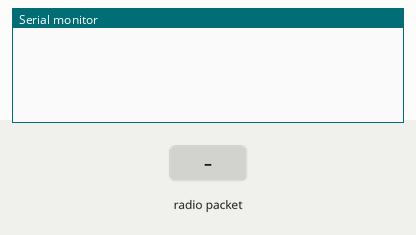
Recording of a sketch running on a simulated Arduino Uno, built with avr-gcc and run on an emulated ATmega328P. On the bench: the last lines printed to the serial monitor. The test bench sets the inputs (shaded band). No radio packets arrive unless stated.

Above: at 2.2 s.
2.3 s: radio packet "1" arrives
At 3.4 s:
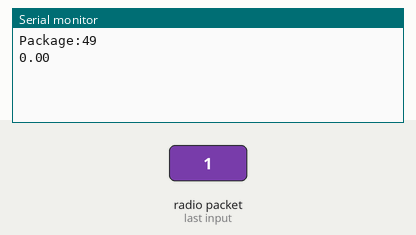
3.8 s: radio packet "0" arrives
At 4.6 s:
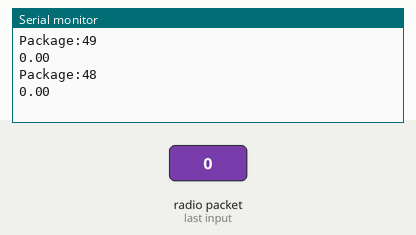
5.3 s: radio packet "2" arrives
At 5.7 s:
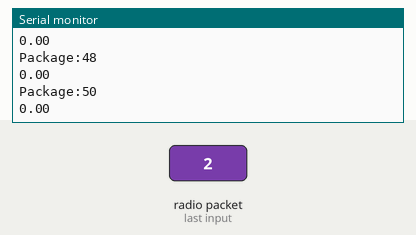

Measured:
- after the input at 2.3 s, the serial monitor: prints a new line at once (image 1)
- after the input at 3.8 s, the serial monitor: prints a new line at once (image 2)
- after the input at 5.3 s, the serial monitor: prints a new line at once (image 3)

The sketch:

RF_recieve.ino
```cpp
#include <SPI.h>
#include "RF24.h"

RF24 myRadio (9, 10);
struct package
{
  int id=0;
  float temperature = 0.0;
  char  text[100] ="empty";
};

byte addresses[][6] = {"0"};


typedef struct package Package;
Package data;

void setup()
{
  Serial.begin(115200);
  delay(1000);

  myRadio.begin();
  myRadio.setChannel(115);
  myRadio.setPALevel(RF24_PA_MAX);
  myRadio.setDataRate( RF24_250KBPS ) ;
  myRadio.openReadingPipe(1, addresses[0]);
  myRadio.startListening();
}


void loop()
{

  if ( myRadio.available())
  {
    while (myRadio.available())
    {
      myRadio.read( &data, sizeof(data) );
    }
    Serial.print("\nPackage:");
    Serial.print(data.id);
    Serial.print("\n");
    Serial.println(data.temperature);
    Serial.println(data.text);
  }

}
```
